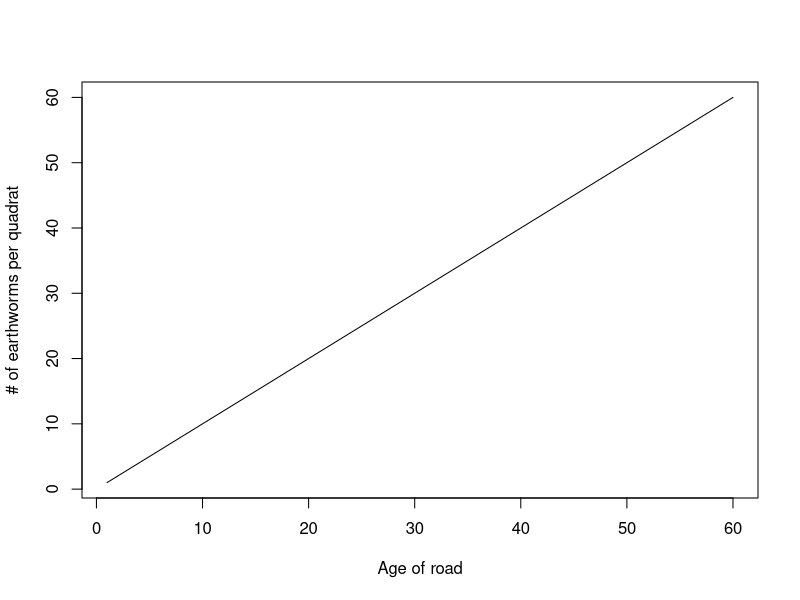

Recreate this plot in R.
## ---- chunk 1
knitr::opts_chunk$set(echo = TRUE)
## ---- chunk 2
plot(1:60, 1:60, xlab = "Age of road", ylab = "# of earthworms per quadrat", type = "l")
